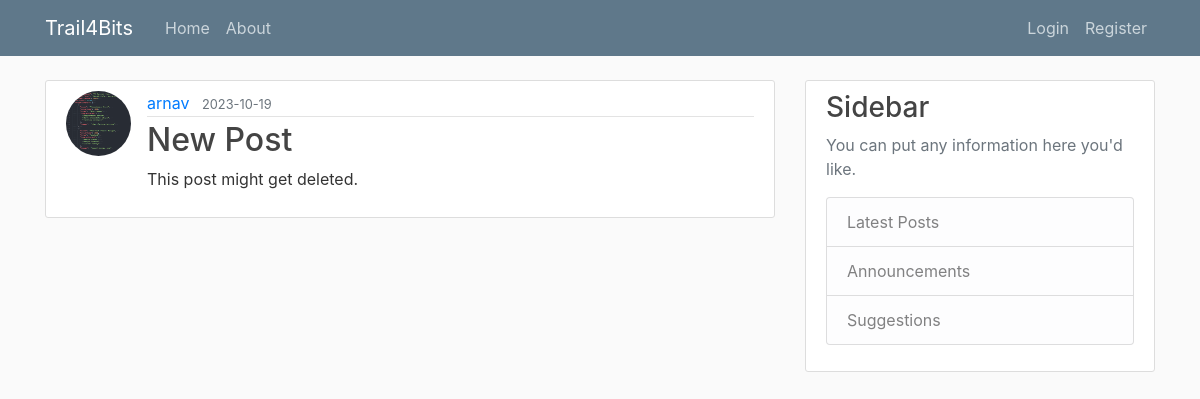
The page /post/3 on the database as committed earlier.
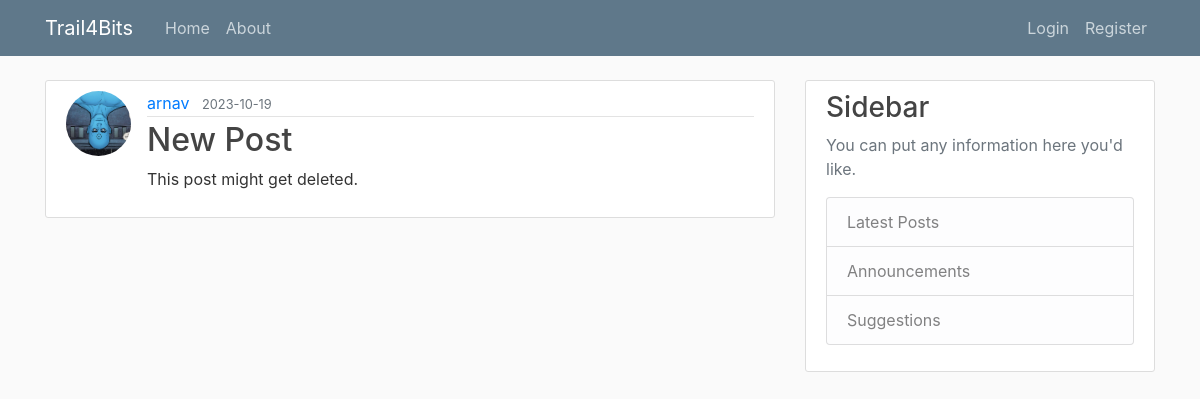
The same page on the database as committed later.
### flaskblog/models.py (models this page shows, shortened)
class User(db.Model, UserMixin):
    id=db.Column(db.Integer, primary_key=True, )
    username= db.Column(db.String(20), unique=True, nullable=False )
    email=db.Column(db.String(120), nullable=False)
    image_file=db.Column(db.String(120), nullable=False, default='default.jpg')
    password=db.Column(db.String(60), nullable=False)
    posts=db.relationship('Post', backref='author', lazy=True)

### flaskblog/posts/routes.py (the view)
@posts.route("/post/<int:post_id>")
def post(post_id):
     post = Post.query.get_or_404(post_id)
     return render_template('post.html', title=post.title, post_id = post.id, legend='New Post', post=post)

### flaskblog/templates/post.html (shortened to what this page needs)
{% extends "layout.html"%}
{% block content %}
    <article class="media content-section">
        <img class="rounded-circle article-img" src="{{ url_for('static', filename='Profile_Pictures/' + post.author.image_file) }} ">
        <div class="media-body">
          <div class="article-metadata">
            <a class="mr-2" href="{{ url_for('users.user_posts', username=post.author.username, page=page_num) }}">{{ post.author.username}}</a>
            <small class="text-muted">{{ post.date_posted.strftime('%Y-%m-%d') }}</small>
          </div>
          <h2 class="article-title">{{ post.title }}</h2>
          <p class="article-content">{{ post.content }}</p>
        </div>
    </article>
{% endblock content%}

Rows that differ between the two databases and show on the page:
changed User "arnav": image_file: a different picture
